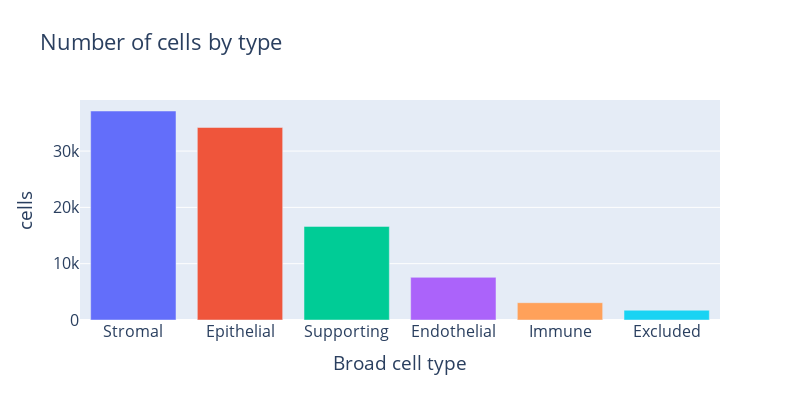

Here is the notebook cell this chart was saved with:
### Markdown cell above
## Broad cell type

### Code cell
cell_type = count('Broad cell type', data)

plt = px.bar(cell_type,
             color=cell_type.index,
             title='Number of cells by type',
             width=800,
             height=400,
             labels={'value':'cells'})

plt.update_layout(showlegend=False,
                  font={'size':16})
plt

### Figure 1 — Plotly figure (JSON) as saved in the notebook; plotly's stock layout.template omitted (floating-point values rounded to 4 significant figures)
{"data": [{"hovertemplate": "Broad cell type=%{x}<br>cells=%{y}<extra></extra>", "legendgroup": "Stromal", "marker": {"color": "#636efa", "pattern": {"shape": ""}}, "name": "Stromal", "orientation": "v", "showlegend": true, "textposition": "auto", "type": "bar", "x": ["Stromal"], "xaxis": "x", "y": [37111], "yaxis": "y"}, {"hovertemplate": "Broad cell type=%{x}<br>cells=%{y}<extra></extra>", "legendgroup": "Epithelial", "marker": {"color": "#EF553B", "pattern": {"shape": ""}}, "name": "Epithelial", "orientation": "v", "showlegend": true, "textposition": "auto", "type": "bar", "x": ["Epithelial"], "xaxis": "x", "y": [34187], "yaxis": "y"}, {"hovertemplate": "Broad cell type=%{x}<br>cells=%{y}<extra></extra>", "legendgroup": "Supporting", "marker": {"color": "#00cc96", "pattern": {"shape": ""}}, "name": "Supporting", "orientation": "v", "showlegend": true, "textposition": "auto", "type": "bar", "x": ["Supporting"], "xaxis": "x", "y": [16621], "yaxis": "y"}, {"hovertemplate": "Broad cell type=%{x}<br>cells=%{y}<extra></extra>", "legendgroup": "Endothelial", "marker": {"color": "#ab63fa", "pattern": {"shape": ""}}, "name": "Endothelial", "orientation": "v", "showlegend": true, "textposition": "auto", "type": "bar", "x": ["Endothelial"], "xaxis": "x", "y": [7577], "yaxis": "y"}, {"hovertemplate": "Broad cell type=%{x}<br>cells=%{y}<extra></extra>", "legendgroup": "Immune", "marker": {"color": "#FFA15A", "pattern": {"shape": ""}}, "name": "Immune", "orientation": "v", "showlegend": true, "textposition": "auto", "type": "bar", "x": ["Immune"], "xaxis": "x", "y": [3072], "yaxis": "y"}, {"hovertemplate": "Broad cell type=%{x}<br>cells=%{y}<extra></extra>", "legendgroup": "Excluded", "marker": {"color": "#19d3f3", "pattern": {"shape": ""}}, "name": "Excluded", "orientation": "v", "showlegend": true, "textposition": "auto", "type": "bar", "x": ["Excluded"], "xaxis": "x", "y": [1739], "yaxis": "y"}], "layout": {"barmode": "relative", "font": {"size": 16}, "height": 400, "legend": {"title": {"text": "Broad cell type"}, "tracegroupgap": 0}, "showlegend": false, "title": {"text": "Number of cells by type"}, "width": 800, "xaxis": {"anchor": "y", "categoryarray": ["Stromal", "Epithelial", "Supporting", "Endothelial", "Immune", "Excluded"], "categoryorder": "array", "domain": [0, 1], "title": {"text": "Broad cell type"}}, "yaxis": {"anchor": "x", "domain": [0, 1], "title": {"text": "cells"}}}}
